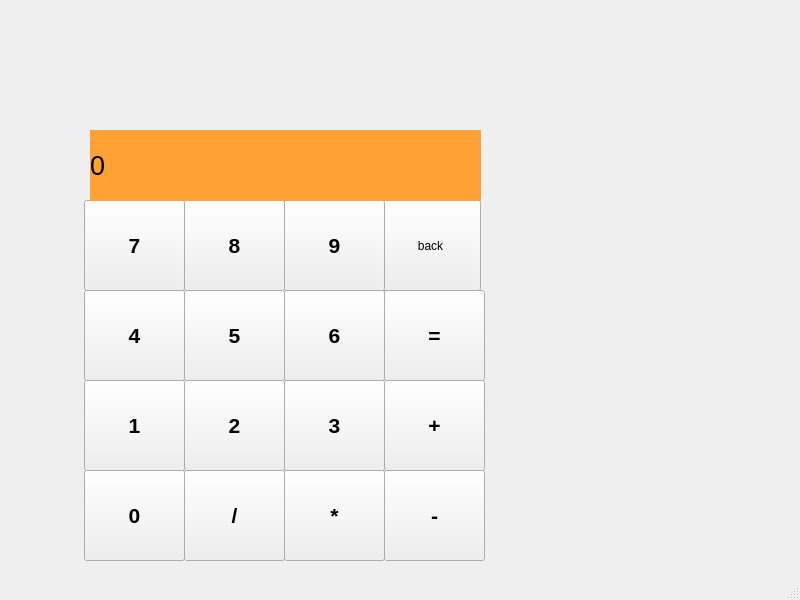
<?xml version="1.0" encoding="UTF-8"?>
<ui version="4.0">
 <class>MainWindow</class>
 <widget class="QMainWindow" name="MainWindow">
  <property name="geometry">
   <rect>
    <x>0</x>
    <y>0</y>
    <width>800</width>
    <height>600</height>
   </rect>
  </property>
  <property name="windowTitle">
   <string>MainWindow</string>
  </property>
  <widget class="QWidget" name="centralwidget">
   <widget class="QPushButton" name="button_back">
    <property name="geometry">
     <rect>
      <x>380</x>
      <y>200</y>
      <width>101</width>
      <height>91</height>
     </rect>
    </property>
    <property name="text">
     <string>back</string>
    </property>
   </widget>
   <widget class="QPushButton" name="button_7">
    <property name="geometry">
     <rect>
      <x>84</x>
      <y>200</y>
      <width>101</width>
      <height>91</height>
     </rect>
    </property>
    <property name="font">
     <font>
      <pointsize>16</pointsize>
      <weight>75</weight>
      <bold>true</bold>
     </font>
    </property>
    <property name="text">
     <string>7</string>
    </property>
   </widget>
   <widget class="QPushButton" name="button_8">
    <property name="geometry">
     <rect>
      <x>184</x>
      <y>200</y>
      <width>101</width>
      <height>91</height>
     </rect>
    </property>
    <property name="font">
     <font>
      <pointsize>16</pointsize>
      <weight>75</weight>
      <bold>true</bold>
     </font>
    </property>
    <property name="text">
     <string>8</string>
    </property>
   </widget>
   <widget class="QPushButton" name="button_9">
    <property name="geometry">
     <rect>
      <x>284</x>
      <y>200</y>
      <width>101</width>
      <height>91</height>
     </rect>
    </property>
    <property name="font">
     <font>
      <pointsize>16</pointsize>
      <weight>75</weight>
      <bold>true</bold>
     </font>
    </property>
    <property name="text">
     <string>9</string>
    </property>
   </widget>
   <widget class="QPushButton" name="button_4">
    <property name="geometry">
     <rect>
      <x>84</x>
      <y>290</y>
      <width>101</width>
      <height>91</height>
     </rect>
    </property>
    <property name="font">
     <font>
      <pointsize>16</pointsize>
      <weight>75</weight>
      <bold>true</bold>
     </font>
    </property>
    <property name="text">
     <string>4</string>
    </property>
   </widget>
   <widget class="QPushButton" name="button_del">
    <property name="geometry">
     <rect>
      <x>184</x>
      <y>470</y>
      <width>101</width>
      <height>91</height>
     </rect>
    </property>
    <property name="font">
     <font>
      <pointsize>16</pointsize>
      <weight>75</weight>
      <bold>true</bold>
     </font>
    </property>
    <property name="text">
     <string>/</string>
    </property>
   </widget>
   <widget class="QPushButton" name="button_5">
    <property name="geometry">
     <rect>
      <x>184</x>
      <y>290</y>
      <width>101</width>
      <height>91</height>
     </rect>
    </property>
    <property name="font">
     <font>
      <pointsize>16</pointsize>
      <weight>75</weight>
      <bold>true</bold>
     </font>
    </property>
    <property name="text">
     <string>5</string>
    </property>
   </widget>
   <widget class="QPushButton" name="button_6">
    <property name="geometry">
     <rect>
      <x>284</x>
      <y>290</y>
      <width>101</width>
      <height>91</height>
     </rect>
    </property>
    <property name="font">
     <font>
      <pointsize>16</pointsize>
      <weight>75</weight>
      <bold>true</bold>
     </font>
    </property>
    <property name="text">
     <string>6</string>
    </property>
   </widget>
   <widget class="QPushButton" name="button_umn">
    <property name="geometry">
     <rect>
      <x>284</x>
      <y>470</y>
      <width>101</width>
      <height>91</height>
     </rect>
    </property>
    <property name="font">
     <font>
      <pointsize>16</pointsize>
      <weight>75</weight>
      <bold>true</bold>
     </font>
    </property>
    <property name="text">
     <string>*</string>
    </property>
   </widget>
   <widget class="QPushButton" name="button_1">
    <property name="geometry">
     <rect>
      <x>84</x>
      <y>380</y>
      <width>101</width>
      <height>91</height>
     </rect>
    </property>
    <property name="font">
     <font>
      <pointsize>16</pointsize>
      <weight>75</weight>
      <bold>true</bold>
     </font>
    </property>
    <property name="text">
     <string>1</string>
    </property>
   </widget>
   <widget class="QPushButton" name="button_2">
    <property name="geometry">
     <rect>
      <x>184</x>
      <y>380</y>
      <width>101</width>
      <height>91</height>
     </rect>
    </property>
    <property name="font">
     <font>
      <pointsize>16</pointsize>
      <weight>75</weight>
      <bold>true</bold>
     </font>
    </property>
    <property name="text">
     <string>2</string>
    </property>
   </widget>
   <widget class="QPushButton" name="button_3">
    <property name="geometry">
     <rect>
      <x>284</x>
      <y>380</y>
      <width>101</width>
      <height>91</height>
     </rect>
    </property>
    <property name="font">
     <font>
      <pointsize>16</pointsize>
      <weight>75</weight>
      <bold>true</bold>
     </font>
    </property>
    <property name="text">
     <string>3</string>
    </property>
   </widget>
   <widget class="QPushButton" name="button_min">
    <property name="geometry">
     <rect>
      <x>384</x>
      <y>470</y>
      <width>101</width>
      <height>91</height>
     </rect>
    </property>
    <property name="font">
     <font>
      <pointsize>16</pointsize>
      <weight>75</weight>
      <bold>true</bold>
     </font>
    </property>
    <property name="text">
     <string>-</string>
    </property>
   </widget>
   <widget class="QPushButton" name="button_0">
    <property name="geometry">
     <rect>
      <x>84</x>
      <y>470</y>
      <width>101</width>
      <height>91</height>
     </rect>
    </property>
    <property name="font">
     <font>
      <pointsize>16</pointsize>
      <weight>75</weight>
      <bold>true</bold>
     </font>
    </property>
    <property name="text">
     <string>0</string>
    </property>
   </widget>
   <widget class="QPushButton" name="button_rav">
    <property name="geometry">
     <rect>
      <x>384</x>
      <y>290</y>
      <width>101</width>
      <height>91</height>
     </rect>
    </property>
    <property name="font">
     <font>
      <pointsize>16</pointsize>
      <weight>75</weight>
      <bold>true</bold>
     </font>
    </property>
    <property name="text">
     <string>=</string>
    </property>
   </widget>
   <widget class="QPushButton" name="button_plus">
    <property name="geometry">
     <rect>
      <x>384</x>
      <y>380</y>
      <width>101</width>
      <height>91</height>
     </rect>
    </property>
    <property name="font">
     <font>
      <pointsize>16</pointsize>
      <weight>75</weight>
      <bold>true</bold>
     </font>
    </property>
    <property name="text">
     <string>+</string>
    </property>
   </widget>
   <widget class="QLabel" name="label">
    <property name="geometry">
     <rect>
      <x>90</x>
      <y>130</y>
      <width>391</width>
      <height>71</height>
     </rect>
    </property>
    <property name="font">
     <font>
      <pointsize>20</pointsize>
      <weight>50</weight>
      <bold>false</bold>
     </font>
    </property>
    <property name="styleSheet">
     <string notr="true">background-color: rgb(255, 170, 127);
background-color: rgb(255, 161, 53);</string>
    </property>
    <property name="text">
     <string>0</string>
    </property>
   </widget>
  </widget>
  <widget class="QMenuBar" name="menubar">
   <property name="geometry">
    <rect>
     <x>0</x>
     <y>0</y>
     <width>800</width>
     <height>21</height>
    </rect>
   </property>
  </widget>
  <widget class="QStatusBar" name="statusbar"/>
 </widget>
 <resources/>
 <connections/>
</ui>
